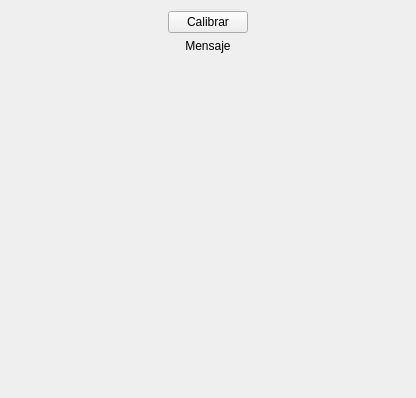
<?xml version="1.0" encoding="UTF-8"?>
<ui version="4.0">
 <class>Test</class>
 <widget class="QWidget" name="Test">
  <property name="geometry">
   <rect>
    <x>0</x>
    <y>0</y>
    <width>416</width>
    <height>398</height>
   </rect>
  </property>
  <property name="windowTitle">
   <string>Test</string>
  </property>
  <layout class="QGridLayout" name="gridLayout">
   <item row="0" column="1">
    <widget class="QPushButton" name="calibrateButton">
     <property name="text">
      <string>Calibrar</string>
     </property>
    </widget>
   </item>
   <item row="0" column="0">
    <spacer name="horizontalSpacer">
     <property name="orientation">
      <enum>Qt::Horizontal</enum>
     </property>
     <property name="sizeHint" stdset="0">
      <size>
       <width>40</width>
       <height>20</height>
      </size>
     </property>
    </spacer>
   </item>
   <item row="0" column="2">
    <spacer name="horizontalSpacer_2">
     <property name="orientation">
      <enum>Qt::Horizontal</enum>
     </property>
     <property name="sizeHint" stdset="0">
      <size>
       <width>40</width>
       <height>20</height>
      </size>
     </property>
    </spacer>
   </item>
   <item row="2" column="0" colspan="3">
    <widget class="Scene" name="sceneWidget" native="true">
     <layout class="QGridLayout" name="gridLayout_2">
      <item row="0" column="0">
       <spacer name="verticalSpacer">
        <property name="orientation">
         <enum>Qt::Vertical</enum>
        </property>
        <property name="sizeHint" stdset="0">
         <size>
          <width>20</width>
          <height>322</height>
         </size>
        </property>
       </spacer>
      </item>
     </layout>
    </widget>
   </item>
   <item row="1" column="0" colspan="3">
    <widget class="QLabel" name="messageLabel">
     <property name="text">
      <string>Mensaje</string>
     </property>
     <property name="alignment">
      <set>Qt::AlignCenter</set>
     </property>
    </widget>
   </item>
  </layout>
 </widget>
 <customwidgets>
  <customwidget>
   <class>Scene</class>
   <extends>QWidget</extends>
   <header>scene.hpp</header>
   <container>1</container>
  </customwidget>
 </customwidgets>
 <resources/>
 <connections/>
</ui>
